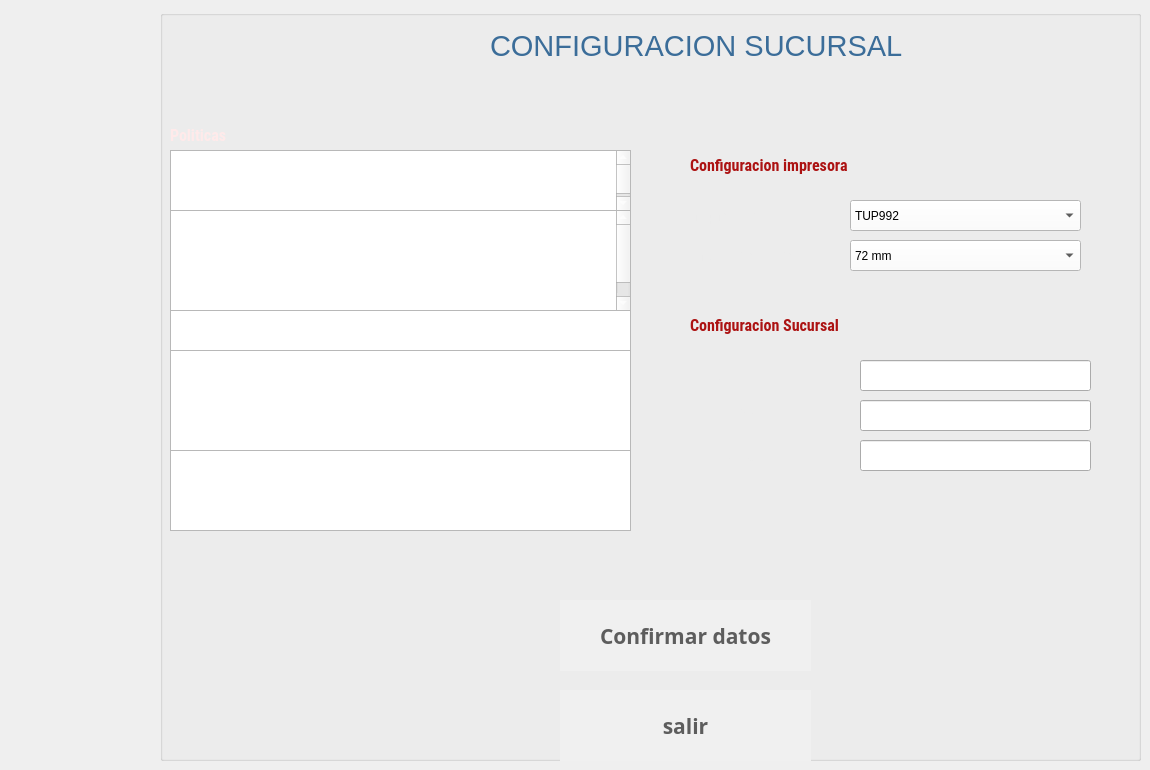
   <widget class="QWidget" name="page_12">
    <widget class="QGroupBox" name="groupBox_8">
     <property name="geometry">
      <rect>
       <x>160</x>
       <y>10</y>
       <width>981</width>
       <height>751</height>
      </rect>
     </property>
     <property name="title">
      <string/>
     </property>
     <widget class="QPushButton" name="bsalirsucursal">
      <property name="geometry">
       <rect>
        <x>400</x>
        <y>680</y>
        <width>251</width>
        <height>71</height>
       </rect>
      </property>
      <property name="font">
       <font>
        <family>Ubuntu Mono</family>
        <pointsize>16</pointsize>
        <weight>75</weight>
        <italic>false</italic>
        <bold>true</bold>
        <underline>false</underline>
       </font>
      </property>
      <property name="toolTip">
       <string>Ayuda</string>
      </property>
      <property name="toolTipDuration">
       <number>3</number>
      </property>
      <property name="whatsThis">
       <string extracomment="help"/>
      </property>
      <property name="styleSheet">
       <string notr="true">background-color:rgb(240, 240, 240);
color:rgb(93, 93, 93);
border-radius:80%</string>
      </property>
      <property name="text">
       <string>salir</string>
      </property>
      <property name="icon">
       <iconset>
        <normaloff>../../../../../../../media/pi/persistence/home/cajsSATELITE/eum/app/cajeroF/iconos/fb5.png</normaloff>../../../../../../../media/pi/persistence/home/cajsSATELITE/eum/app/cajeroF/iconos/fb5.png</iconset>
      </property>
      <property name="iconSize">
       <size>
        <width>40</width>
        <height>40</height>
       </size>
      </property>
     </widget>
     <widget class="QPushButton" name="bguardar">
      <property name="geometry">
       <rect>
        <x>400</x>
        <y>590</y>
        <width>251</width>
        <height>71</height>
       </rect>
      </property>
      <property name="font">
       <font>
        <family>Ubuntu Mono</family>
        <pointsize>16</pointsize>
        <weight>75</weight>
        <italic>false</italic>
        <bold>true</bold>
        <underline>false</underline>
       </font>
      </property>
      <property name="toolTip">
       <string>Ayuda</string>
      </property>
      <property name="toolTipDuration">
       <number>3</number>
      </property>
      <property name="whatsThis">
       <string extracomment="help"/>
      </property>
      <property name="styleSheet">
       <string notr="true">background-color:rgb(240, 240, 240);
color:rgb(93, 93, 93);
border-radius:80%</string>
      </property>
      <property name="text">
       <string>Confirmar datos</string>
      </property>
      <property name="icon">
       <iconset>
        <normaloff>../../../../../../../media/pi/persistence/home/cajsSATELITE/eum/app/cajeroF/iconos/fl.png</normaloff>../../../../../../../media/pi/persistence/home/cajsSATELITE/eum/app/cajeroF/iconos/fl.png</iconset>
      </property>
      <property name="iconSize">
       <size>
        <width>40</width>
        <height>40</height>
       </size>
      </property>
     </widget>
     <widget class="QLabel" name="ltime_54">
      <property name="geometry">
       <rect>
        <x>330</x>
        <y>20</y>
        <width>491</width>
        <height>31</height>
       </rect>
      </property>
      <property name="font">
       <font>
        <family>Segoe UI</family>
        <pointsize>22</pointsize>
        <weight>50</weight>
        <italic>false</italic>
        <bold>false</bold>
       </font>
      </property>
      <property name="styleSheet">
       <string notr="true">background-color:transparent;
color:rgb(59, 109, 153);

</string>
      </property>
      <property name="text">
       <string>CONFIGURACION SUCURSAL</string>
      </property>
     </widget>
     <widget class="QComboBox" name="cimpresora2">
      <property name="geometry">
       <rect>
        <x>690</x>
        <y>190</y>
        <width>231</width>
        <height>31</height>
       </rect>
      </property>
      <property name="styleSheet">
       <string notr="true">background-color:rgb(255, 255, 255)</string>
      </property>
      <item>
       <property name="text">
        <string>TUP992</string>
       </property>
      </item>
      <item>
       <property name="text">
        <string>EPSON T88V</string>
       </property>
      </item>
     </widget>
     <widget class="QLineEdit" name="lno">
      <property name="geometry">
       <rect>
        <x>700</x>
        <y>350</y>
        <width>231</width>
        <height>31</height>
       </rect>
      </property>
      <property name="styleSheet">
       <string notr="true">color:white;</string>
      </property>
     </widget>
     <widget class="QLabel" name="ltime_23">
      <property name="geometry">
       <rect>
        <x>530</x>
        <y>230</y>
        <width>161</width>
        <height>31</height>
       </rect>
      </property>
      <property name="font">
       <font>
        <family>Roboto</family>
        <pointsize>12</pointsize>
        <weight>50</weight>
        <italic>false</italic>
        <bold>false</bold>
       </font>
      </property>
      <property name="styleSheet">
       <string notr="true">background-color:transparent;
color:rgb(236, 236, 236);
</string>
      </property>
      <property name="text">
       <string>Ancho de papel</string>
      </property>
     </widget>
     <widget class="QTextEdit" name="Lp1">
      <property name="geometry">
       <rect>
        <x>10</x>
        <y>140</y>
        <width>461</width>
        <height>61</height>
       </rect>
      </property>
      <property name="styleSheet">
       <string notr="true">color:white</string>
      </property>
      <property name="html">
       <string>&lt;!DOCTYPE HTML PUBLIC &quot;-//W3C//DTD HTML 4.0//EN&quot; &quot;http://www.w3.org/TR/REC-html40/strict.dtd&quot;&gt;
&lt;html&gt;&lt;head&gt;&lt;meta name=&quot;qrichtext&quot; content=&quot;1&quot; /&gt;&lt;style type=&quot;text/css&quot;&gt;
p, li { white-space: pre-wrap; }
&lt;/style&gt;&lt;/head&gt;&lt;body style=&quot; font-family:'Roboto'; font-size:12pt; font-weight:200; font-style:normal;&quot;&gt;
&lt;p style=&quot; margin-top:0px; margin-bottom:0px; margin-left:0px; margin-right:0px; -qt-block-indent:0; text-indent:0px;&quot;&gt; Su propina nos ayuda a pagar el seguro por robo total del vehiculo.&lt;/p&gt;
&lt;p style=&quot;-qt-paragraph-type:empty; margin-top:0px; margin-bottom:0px; margin-left:0px; margin-right:0px; -qt-block-indent:0; text-indent:0px;&quot;&gt;&lt;br /&gt;&lt;/p&gt;&lt;/body&gt;&lt;/html&gt;</string>
      </property>
     </widget>
     <widget class="QLabel" name="ltime_29">
      <property name="geometry">
       <rect>
        <x>530</x>
        <y>300</y>
        <width>271</width>
        <height>31</height>
       </rect>
      </property>
      <property name="font">
       <font>
        <family>Roboto Condensed</family>
        <pointsize>12</pointsize>
        <weight>75</weight>
        <italic>false</italic>
        <bold>true</bold>
       </font>
      </property>
      <property name="styleSheet">
       <string notr="true">background-color:transparent;
color:rgb(172, 18, 18);
</string>
      </property>
      <property name="text">
       <string>Configuracion Sucursal</string>
      </property>
     </widget>
     <widget class="QLineEdit" name="llo">
      <property name="geometry">
       <rect>
        <x>700</x>
        <y>390</y>
        <width>231</width>
        <height>31</height>
       </rect>
      </property>
      <property name="styleSheet">
       <string notr="true">color:white;</string>
      </property>
     </widget>
     <widget class="QLabel" name="ltime_33">
      <property name="geometry">
       <rect>
        <x>10</x>
        <y>110</y>
        <width>101</width>
        <height>31</height>
       </rect>
      </property>
      <property name="font">
       <font>
        <family>Roboto Condensed</family>
        <pointsize>12</pointsize>
        <weight>75</weight>
        <italic>false</italic>
        <bold>true</bold>
       </font>
      </property>
      <property name="styleSheet">
       <string notr="true">background-color:transparent;
color:rgb(255, 234, 234)
</string>
      </property>
      <property name="text">
       <string>Politicas</string>
      </property>
     </widget>
     <widget class="QTextEdit" name="Lp2">
      <property name="geometry">
       <rect>
        <x>10</x>
        <y>200</y>
        <width>461</width>
        <height>101</height>
       </rect>
      </property>
      <property name="styleSheet">
       <string notr="true">color:white</string>
      </property>
      <property name="html">
       <string>&lt;!DOCTYPE HTML PUBLIC &quot;-//W3C//DTD HTML 4.0//EN&quot; &quot;http://www.w3.org/TR/REC-html40/strict.dtd&quot;&gt;
&lt;html&gt;&lt;head&gt;&lt;meta name=&quot;qrichtext&quot; content=&quot;1&quot; /&gt;&lt;style type=&quot;text/css&quot;&gt;
p, li { white-space: pre-wrap; }
&lt;/style&gt;&lt;/head&gt;&lt;body style=&quot; font-family:'Roboto'; font-size:12pt; font-weight:200; font-style:normal;&quot;&gt;
&lt;p style=&quot; margin-top:0px; margin-bottom:0px; margin-left:0px; margin-right:0px; -qt-block-indent:0; text-indent:0px;&quot;&gt; La empresa no se hace responsable por objetos&lt;/p&gt;
&lt;p style=&quot; margin-top:0px; margin-bottom:0px; margin-left:0px; margin-right:0px; -qt-block-indent:0; text-indent:0px;&quot;&gt; personales,fallas mecanicas  y/o  electricas,&lt;/p&gt;
&lt;p style=&quot; margin-top:0px; margin-bottom:0px; margin-left:0px; margin-right:0px; -qt-block-indent:0; text-indent:0px;&quot;&gt; siniestros ocasionados por derrumbes,temblores,&lt;/p&gt;
&lt;p style=&quot; margin-top:0px; margin-bottom:0px; margin-left:0px; margin-right:0px; -qt-block-indent:0; text-indent:0px;&quot;&gt; terremotos o fenomenos naturales,asi como robo&lt;/p&gt;
&lt;p style=&quot; margin-top:0px; margin-bottom:0px; margin-left:0px; margin-right:0px; -qt-block-indent:0; text-indent:0px;&quot;&gt; de accesorios o vandalismo en su vehiculo o &lt;/p&gt;
&lt;p style=&quot; margin-top:0px; margin-bottom:0px; margin-left:0px; margin-right:0px; -qt-block-indent:0; text-indent:0px;&quot;&gt; robo con violencia y portador de arma de fuego. &lt;/p&gt;&lt;/body&gt;&lt;/html&gt;</string>
      </property>
     </widget>
     <widget class="QComboBox" name="cpapel2">
      <property name="geometry">
       <rect>
        <x>690</x>
        <y>230</y>
        <width>231</width>
        <height>31</height>
       </rect>
      </property>
      <property name="styleSheet">
       <string notr="true">background-color:rgb(255, 255, 255)</string>
      </property>
      <item>
       <property name="text">
        <string>72 mm</string>
       </property>
      </item>
      <item>
       <property name="text">
        <string>80 mm</string>
       </property>
      </item>
      <item>
       <property name="text">
        <string>104 mm</string>
       </property>
      </item>
     </widget>
     <widget class="QLineEdit" name="le">
      <property name="geometry">
       <rect>
        <x>700</x>
        <y>430</y>
        <width>231</width>
        <height>31</height>
       </rect>
      </property>
      <property name="styleSheet">
       <string notr="true">color:white;</string>
      </property>
     </widget>
     <widget class="QLabel" name="ltime_25">
      <property name="geometry">
       <rect>
        <x>540</x>
        <y>390</y>
        <width>161</width>
        <height>31</height>
       </rect>
      </property>
      <property name="font">
       <font>
        <family>Roboto</family>
        <pointsize>12</pointsize>
        <weight>50</weight>
        <italic>false</italic>
        <bold>false</bold>
       </font>
      </property>
      <property name="styleSheet">
       <string notr="true">background-color:transparent;
color:rgb(236, 236, 236);
</string>
      </property>
      <property name="text">
       <string>Localidad</string>
      </property>
     </widget>
     <widget class="QLabel" name="ltime_28">
      <property name="geometry">
       <rect>
        <x>530</x>
        <y>140</y>
        <width>311</width>
        <height>31</height>
       </rect>
      </property>
      <property name="font">
       <font>
        <family>Roboto Condensed</family>
        <pointsize>12</pointsize>
        <weight>75</weight>
        <italic>false</italic>
        <bold>true</bold>
       </font>
      </property>
      <property name="styleSheet">
       <string notr="true">background-color:transparent;
color:rgb(172, 18, 18);
</string>
      </property>
      <property name="text">
       <string>Configuracion impresora</string>
      </property>
     </widget>
     <widget class="QTextEdit" name="Lp3">
      <property name="geometry">
       <rect>
        <x>10</x>
        <y>300</y>
        <width>461</width>
        <height>41</height>
       </rect>
      </property>
      <property name="styleSheet">
       <string notr="true">color:white</string>
      </property>
      <property name="html">
       <string>&lt;!DOCTYPE HTML PUBLIC &quot;-//W3C//DTD HTML 4.0//EN&quot; &quot;http://www.w3.org/TR/REC-html40/strict.dtd&quot;&gt;
&lt;html&gt;&lt;head&gt;&lt;meta name=&quot;qrichtext&quot; content=&quot;1&quot; /&gt;&lt;style type=&quot;text/css&quot;&gt;
p, li { white-space: pre-wrap; }
&lt;/style&gt;&lt;/head&gt;&lt;body style=&quot; font-family:'Roboto'; font-size:12pt; font-weight:200; font-style:normal;&quot;&gt;
&lt;p style=&quot; margin-top:0px; margin-bottom:0px; margin-left:0px; margin-right:0px; -qt-block-indent:0; text-indent:0px;&quot;&gt; Despues de 2hrs $10.00 pesos la hora o fraccion.&lt;/p&gt;&lt;/body&gt;&lt;/html&gt;</string>
      </property>
     </widget>
     <widget class="QLabel" name="ltime_22">
      <property name="geometry">
       <rect>
        <x>530</x>
        <y>190</y>
        <width>141</width>
        <height>31</height>
       </rect>
      </property>
      <property name="font">
       <font>
        <family>Roboto</family>
        <pointsize>12</pointsize>
        <weight>50</weight>
        <italic>false</italic>
        <bold>false</bold>
       </font>
      </property>
      <property name="styleSheet">
       <string notr="true">background-color:transparent;
color:rgb(236, 236, 236);
</string>
      </property>
      <property name="text">
       <string>Impresora</string>
      </property>
     </widget>
     <widget class="QLabel" name="ltime_26">
      <property name="geometry">
       <rect>
        <x>540</x>
        <y>430</y>
        <width>161</width>
        <height>31</height>
       </rect>
      </property>
      <property name="font">
       <font>
        <family>Roboto</family>
        <pointsize>12</pointsize>
        <weight>50</weight>
        <italic>false</italic>
        <bold>false</bold>
       </font>
      </property>
      <property name="styleSheet">
       <string notr="true">background-color:transparent;
color:rgb(236, 236, 236);
</string>
      </property>
      <property name="text">
       <string>Entrada</string>
      </property>
     </widget>
     <widget class="QLabel" name="ltime_24">
      <property name="geometry">
       <rect>
        <x>540</x>
        <y>350</y>
        <width>161</width>
        <height>31</height>
       </rect>
      </property>
      <property name="font">
       <font>
        <family>Roboto</family>
        <pointsize>12</pointsize>
        <weight>50</weight>
        <italic>false</italic>
        <bold>false</bold>
       </font>
      </property>
      <property name="styleSheet">
       <string notr="true">background-color:transparent;
color:rgb(236, 236, 236);
</string>
      </property>
      <property name="text">
       <string>Sucursal</string>
      </property>
     </widget>
     <widget class="QTextEdit" name="Lp4">
      <property name="geometry">
       <rect>
        <x>10</x>
        <y>340</y>
        <width>461</width>
        <height>101</height>
       </rect>
      </property>
      <property name="styleSheet">
       <string notr="true">color:white</string>
      </property>
      <property name="html">
       <string>&lt;!DOCTYPE HTML PUBLIC &quot;-//W3C//DTD HTML 4.0//EN&quot; &quot;http://www.w3.org/TR/REC-html40/strict.dtd&quot;&gt;
&lt;html&gt;&lt;head&gt;&lt;meta name=&quot;qrichtext&quot; content=&quot;1&quot; /&gt;&lt;style type=&quot;text/css&quot;&gt;
p, li { white-space: pre-wrap; }
&lt;/style&gt;&lt;/head&gt;&lt;body style=&quot; font-family:'Roboto'; font-size:12pt; font-weight:200; font-style:normal;&quot;&gt;
&lt;p style=&quot; margin-top:0px; margin-bottom:0px; margin-left:0px; margin-right:0px; -qt-block-indent:0; text-indent:0px;&quot;&gt; Por robo total de acuerdo a los terminos  del&lt;/p&gt;
&lt;p style=&quot; margin-top:0px; margin-bottom:0px; margin-left:0px; margin-right:0px; -qt-block-indent:0; text-indent:0px;&quot;&gt; seguro contratado.Boleto Perdido.Se entregara&lt;/p&gt;
&lt;p style=&quot; margin-top:0px; margin-bottom:0px; margin-left:0px; margin-right:0px; -qt-block-indent:0; text-indent:0px;&quot;&gt; el  vehiculo  a quien acredite la  propiedad.&lt;/p&gt;&lt;/body&gt;&lt;/html&gt;</string>
      </property>
     </widget>
     <widget class="QTextEdit" name="Lp5">
      <property name="geometry">
       <rect>
        <x>10</x>
        <y>440</y>
        <width>461</width>
        <height>81</height>
       </rect>
      </property>
      <property name="styleSheet">
       <string notr="true">color:white</string>
      </property>
      <property name="html">
       <string>&lt;!DOCTYPE HTML PUBLIC &quot;-//W3C//DTD HTML 4.0//EN&quot; &quot;http://www.w3.org/TR/REC-html40/strict.dtd&quot;&gt;
&lt;html&gt;&lt;head&gt;&lt;meta name=&quot;qrichtext&quot; content=&quot;1&quot; /&gt;&lt;style type=&quot;text/css&quot;&gt;
p, li { white-space: pre-wrap; }
&lt;/style&gt;&lt;/head&gt;&lt;body style=&quot; font-family:'Roboto'; font-size:12pt; font-weight:200; font-style:normal;&quot;&gt;
&lt;p style=&quot; margin-top:0px; margin-bottom:0px; margin-left:0px; margin-right:0px; -qt-block-indent:0; text-indent:0px;&quot;&gt; Costo del boleto perdido es de $100 &lt;/p&gt;
&lt;p style=&quot; margin-top:0px; margin-bottom:0px; margin-left:0px; margin-right:0px; -qt-block-indent:0; text-indent:0px;&quot;&gt; Al recibir este boleto acepta las condiciones&lt;/p&gt;
&lt;p style=&quot; margin-top:0px; margin-bottom:0px; margin-left:0px; margin-right:0px; -qt-block-indent:0; text-indent:0px;&quot;&gt; del seguro contra robo total.&lt;/p&gt;&lt;/body&gt;&lt;/html&gt;</string>
      </property>
     </widget>
    </widget>
   </widget>
